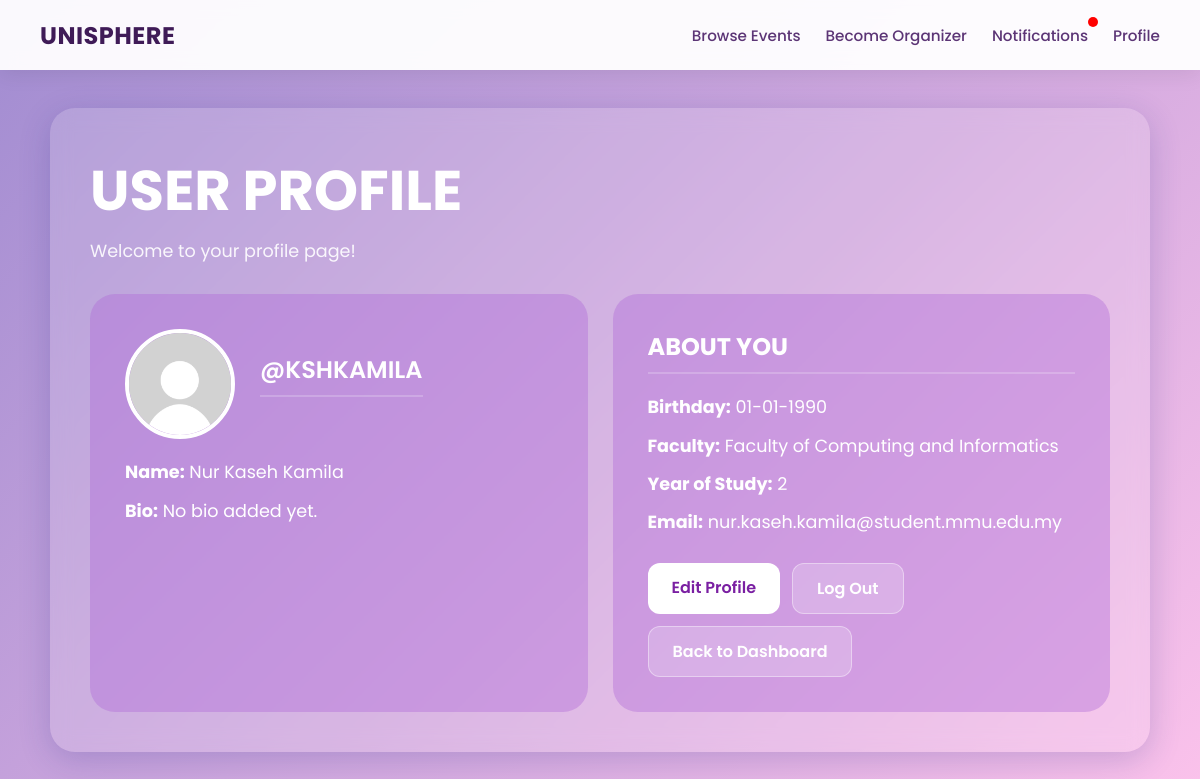
Before: /user_profile (signed in) with the older database file.
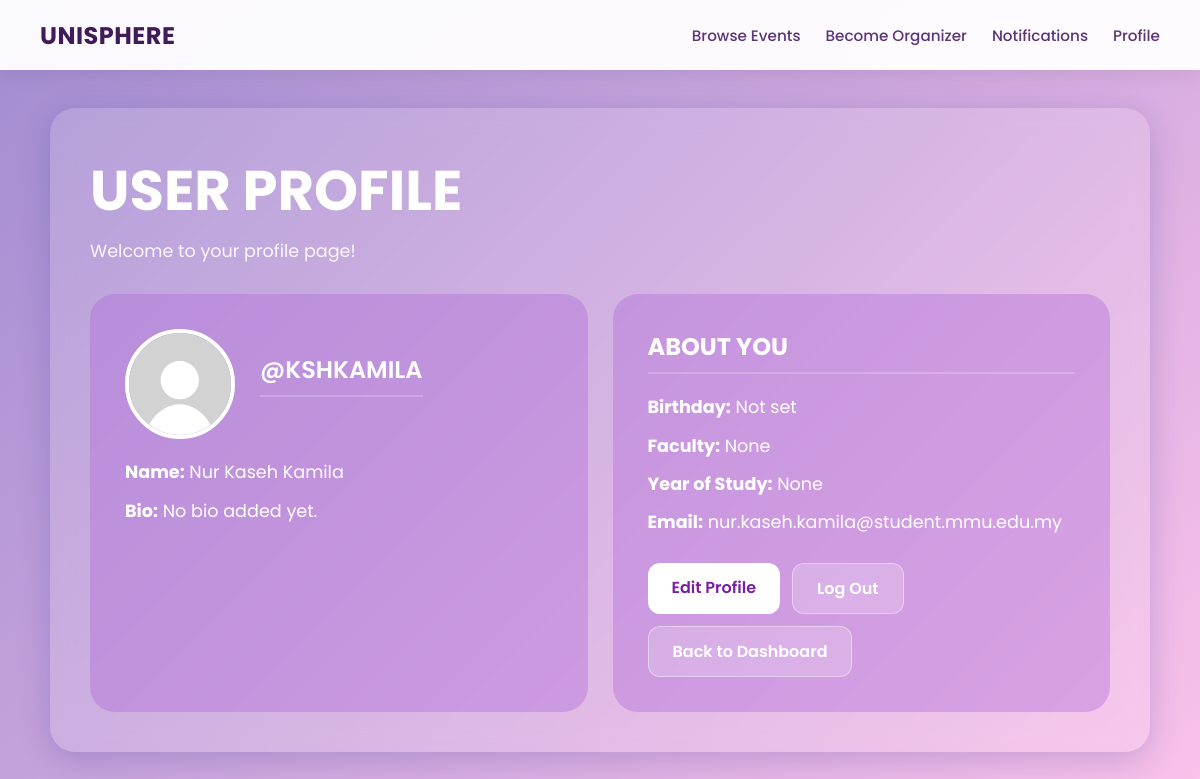
After: the same page with the newer database file.
### tables this page shows
CREATE TABLE user_details (
    student_id VARCHAR(10) PRIMARY KEY,
    bio TEXT,
    birthday DATE,
    faculty TEXT,
    year_of_study INTEGER,
    profile_picture TEXT,
    FOREIGN KEY (student_id) REFERENCES users_general(student_id)
);

### app.py (the view)
@app.route('/user_profile')
def user_profile():
    username = session.get('user')
    if not username:
        return redirect(url_for('login'))
    conn = get_db_connection()
    cursor = conn.cursor()
    cursor.execute("SELECT * FROM users_general LEFT JOIN user_details ON users_general.student_id = user_details.student_id WHERE users_general.username = ?", (username,))
    user = cursor.fetchone()
    conn.close()
    if not user:
        return "User not found"
    return render_template('UserProfile.html', user=user)

### app.py (called while the page is built)
def get_db_connection():
    conn = sqlite3.connect('database.db')
    conn.row_factory = sqlite3.Row
    conn.execute("PRAGMA foreign_keys = 1")
    return conn

@app.context_processor
def inject_notifications():
    if 'student_id' not in session:
        return dict(unread_notifications=0)
    conn = get_db_connection()
    cursor = conn.cursor()
    cursor.execute("SELECT COUNT(*) AS total FROM notifications WHERE student_id = ? AND is_read = 0",
    (session['student_id'],))
    result = cursor.fetchone()
    conn.close()
    return dict(unread_notifications=result['total'])

### templates/UserProfile.html (shortened to what this page needs)
<!DOCTYPE html>
<html lang="en">
    <head>
    </head>
    <body>
        <nav class="navbar">
            <a class="navbar-brand" href="/user_dashboard">UniSphere</a>
            <div class="navbar-links">
                {% if session.get('role') == 'user' %}
                        <a href="/eventbrowsing">Browse Events</a>
                        <a href="/be_organizer">Become Organizer</a>
                        <a href="/notifications" class="notification-link">
                            Notifications
                            {% if unread_notifications > 0 %}
                                <span class="notification-dot"></span>
                            {% endif %}
                        </a>
                        <a href="/user_dashboard">Profile</a>
                    {% endif %}
            </div>
        </nav>
        <div class="dashboard-view">
            <h1 class="title">User Profile</h1>
            <p class="subtitle">Welcome to your profile page!</p>
            <div class="grid">
                <div class="card profile-card">
                    <div>
                        <div class="profile-header">
                            <img src="{{ url_for('static', filename='uploads/' + (user['profile_picture'] if user['profile_picture'] else 'default.png')) }}" class="profile-picture">
                            <h3>@<span id="username-value">{{ user['username'] }}</span></h3>
                        </div>
                        <p id="name"><b>Name:</b> {{ user['name'] }}</p>
                        <p id="bio"><b>Bio:</b> {{ user['bio'] if user['bio'] else 'No bio added yet.' }}</p>
                    </div>
                </div>
                <div class="card about-card">
                    <div>
                        <h3>About You</h3>
                        <p id="birthday">
                            <b>Birthday:</b>
                            {% if user['birthday'] %}
                                {{ user['birthday'].split('-')[2] }}-{{ user['birthday'].split('-')[1] }}-{{ user['birthday'].split('-')[0] }}
                            {% else %}
                                Not set
                            {% endif %}
                        </p>
                        <p id="faculty"><b>Faculty:</b> {{ user['faculty'] }}</p>
                        <p id="year-of-study"><b>Year of Study:</b> {{ user['year_of_study'] }}</p>
                        <p id="email"><b>Email:</b> {{ user['email'] }}</p>
                    </div>
                    <div class="profile-actions">
                        <a href="{{ url_for('edit_profile') }}" class="btn">Edit Profile</a>
                        <a href="{{ url_for('logout')}}" class="btn btn-secondary">Log Out</a>
                        <a href="{{ url_for('dashboard') }}" class="btn btn-secondary">Back to Dashboard</a>
                    </div>
                </div>
            </div>
        </div>
    </body>
</html>

Changed rows visible on the page:
removed user_details: bio "No bio added yet.", birthday "01", birthday "1990", faculty "Faculty of Computing and Informatics", year_of_study "2"
Other visible differences:
{{ user['bio'] if user['bio'] else 'No bio added yet.' }}: (not shown) → "No bio added yet."
{{ user['faculty'] }}: (not shown) → "None"
{{ user['year_of_study'] }}: (not shown) → "None"
text now shown: "Not set"
